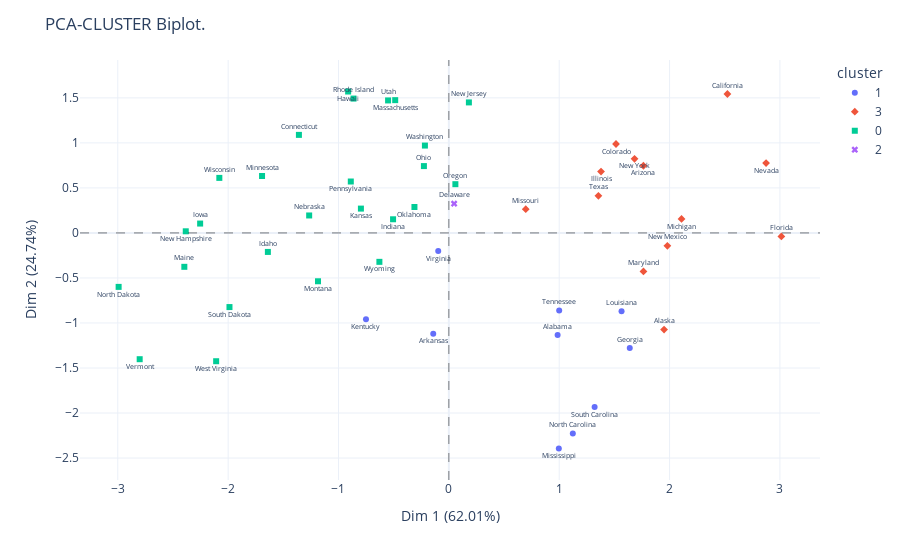

The notebook cell this image was saved under:
### Code cell
# Cluster de cada registro.
labels2 = cluster2.labels_
# Plot con 4 clusters.
cluster_biplot(pca, USArrests, labels2, size_text=6.5)

### Figure 1 — Plotly figure (JSON) as saved in the notebook; plotly's stock layout.template omitted (floating-point values rounded to 4 significant figures)
{"data": [{"hovertemplate": "<b>%{hovertext}</b><br><br>cluster=1<br>x=%{x}<br>y=%{y}<br>Indice=%{text}<extra></extra>", "hovertext": ["Alabama", "Arkansas", "Georgia", "Kentucky", "Louisiana", "Mississippi", "North Carolina", "South Carolina", "Tennessee", "Virginia"], "legendgroup": "1", "marker": {"color": "#636efa", "symbol": "circle"}, "mode": "markers+text", "name": "1", "orientation": "v", "showlegend": true, "text": ["Alabama", "Arkansas", "Georgia", "Kentucky", "Louisiana", "Mississippi", "North Carolina", "South Carolina", "Tennessee", "Virginia"], "textfont": {"size": 6.5}, "textposition": ["top center", "bottom center", "top center", "bottom center", "top center", "bottom center", "top center", "bottom center", "top center", "bottom center", "top center", "bottom center", "top center", "bottom center", "top center", "bottom center", "top center", "bottom center", "top center", "bottom center", "top center", "bottom center", "top center", "bottom center", "top center", "bottom center", "top center", "bottom center", "top center", "bottom center", "top center", "bottom center", "top center", "bottom center", "top center", "bottom center", "top center", "bottom center", "top center", "bottom center", "top center", "bottom center", "top center", "bottom center", "top center", "bottom center", "top center", "bottom center", "top center", "bottom center"], "type": "scatter", "x": [0.9856, -0.1414, 1.639, -0.7509, 1.565, 0.9965, 1.123, 1.321, 0.9997, -0.09633], "xaxis": "x", "y": [-1.133, -1.12, -1.279, -0.9584, -0.8711, -2.394, -2.228, -1.933, -0.8603, -0.1997], "yaxis": "y"}, {"hovertemplate": "<b>%{hovertext}</b><br><br>cluster=3<br>x=%{x}<br>y=%{y}<br>Indice=%{text}<extra></extra>", "hovertext": ["Alaska", "Arizona", "California", "Colorado", "Florida", "Illinois", "Maryland", "Michigan", "Missouri", "Nevada", "New Mexico", "New York", "Texas"], "legendgroup": "3", "marker": {"color": "#EF553B", "symbol": "diamond"}, "mode": "markers+text", "name": "3", "orientation": "v", "showlegend": true, "text": ["Alaska", "Arizona", "California", "Colorado", "Florida", "Illinois", "Maryland", "Michigan", "Missouri", "Nevada", "New Mexico", "New York", "Texas"], "textfont": {"size": 6.5}, "textposition": ["top center", "bottom center", "top center", "bottom center", "top center", "bottom center", "top center", "bottom center", "top center", "bottom center", "top center", "bottom center", "top center", "bottom center", "top center", "bottom center", "top center", "bottom center", "top center", "bottom center", "top center", "bottom center", "top center", "bottom center", "top center", "bottom center", "top center", "bottom center", "top center", "bottom center", "top center", "bottom center", "top center", "bottom center", "top center", "bottom center", "top center", "bottom center", "top center", "bottom center", "top center", "bottom center", "top center", "bottom center", "top center", "bottom center", "top center", "bottom center", "top center", "bottom center"], "type": "scatter", "x": [1.95, 1.763, 2.524, 1.515, 3.013, 1.379, 1.763, 2.108, 0.6968, 2.874, 1.98, 1.683, 1.355], "xaxis": "x", "y": [-1.073, 0.746, 1.543, 0.9876, -0.03923, 0.6818, -0.4277, 0.1554, 0.2634, 0.7756, -0.1428, 0.8232, 0.4125], "yaxis": "y"}, {"hovertemplate": "<b>%{hovertext}</b><br><br>cluster=0<br>x=%{x}<br>y=%{y}<br>Indice=%{text}<extra></extra>", "hovertext": ["Connecticut", "Hawaii", "Idaho", "Indiana", "Iowa", "Kansas", "Maine", "Massachusetts", "Minnesota", "Montana", "Nebraska", "New Hampshire", "New Jersey", "North Dakota", "Ohio", "Oklahoma", "Oregon", "Pennsylvania", "Rhode Island", "South Dakota", "Utah", "Vermont", "Washington", "West Virginia", "Wisconsin", "Wyoming"], "legendgroup": "0", "marker": {"color": "#00cc96", "symbol": "square"}, "mode": "markers+text", "name": "0", "orientation": "v", "showlegend": true, "text": ["Connecticut", "Hawaii", "Idaho", "Indiana", "Iowa", "Kansas", "Maine", "Massachusetts", "Minnesota", "Montana", "Nebraska", "New Hampshire", "New Jersey", "North Dakota", "Ohio", "Oklahoma", "Oregon", "Pennsylvania", "Rhode Island", "South Dakota", "Utah", "Vermont", "Washington", "West Virginia", "Wisconsin", "Wyoming"], "textfont": {"size": 6.5}, "textposition": ["top center", "bottom center", "top center", "bottom center", "top center", "bottom center", "top center", "bottom center", "top center", "bottom center", "top center", "bottom center", "top center", "bottom center", "top center", "bottom center", "top center", "bottom center", "top center", "bottom center", "top center", "bottom center", "top center", "bottom center", "top center", "bottom center", "top center", "bottom center", "top center", "bottom center", "top center", "bottom center", "top center", "bottom center", "top center", "bottom center", "top center", "bottom center", "top center", "bottom center", "top center", "bottom center", "top center", "bottom center", "top center", "bottom center", "top center", "bottom center", "top center", "bottom center"], "type": "scatter", "x": [-1.359, -0.9127, -1.64, -0.5055, -2.254, -0.7969, -2.397, -0.4862, -1.693, -1.185, -1.266, -2.384, 0.1816, -2.992, -0.226, -0.3118, 0.05912, -0.8884, -0.8638, -1.988, -0.5506, -2.801, -0.2169, -2.109, -2.08, -0.6294], "xaxis": "x", "y": [1.089, 1.57, -0.211, 0.1516, 0.1041, 0.2702, -0.3764, 1.474, 0.6323, -0.5369, 0.194, 0.01808, 1.45, -0.5991, 0.7422, 0.2879, 0.5414, 0.5711, 1.492, -0.8233, 1.472, -1.402, 0.9701, -1.425, 0.6113, -0.321], "yaxis": "y"}, {"hovertemplate": "<b>%{hovertext}</b><br><br>cluster=2<br>x=%{x}<br>y=%{y}<br>Indice=%{text}<extra></extra>", "hovertext": ["Delaware"], "legendgroup": "2", "marker": {"color": "#ab63fa", "symbol": "x"}, "mode": "markers+text", "name": "2", "orientation": "v", "showlegend": true, "text": ["Delaware"], "textfont": {"size": 6.5}, "textposition": ["top center", "bottom center", "top center", "bottom center", "top center", "bottom center", "top center", "bottom center", "top center", "bottom center", "top center", "bottom center", "top center", "bottom center", "top center", "bottom center", "top center", "bottom center", "top center", "bottom center", "top center", "bottom center", "top center", "bottom center", "top center", "bottom center", "top center", "bottom center", "top center", "bottom center", "top center", "bottom center", "top center", "bottom center", "top center", "bottom center", "top center", "bottom center", "top center", "bottom center", "top center", "bottom center", "top center", "bottom center", "top center", "bottom center", "top center", "bottom center", "top center", "bottom center"], "type": "scatter", "x": [0.04771], "xaxis": "x", "y": [0.3254], "yaxis": "y"}], "layout": {"legend": {"title": {"text": "cluster"}, "tracegroupgap": 0}, "margin": {"t": 60}, "shapes": [{"line": {"color": "black", "dash": "dash", "width": 0.5}, "type": "line", "x0": 0, "x1": 1, "xref": "x domain", "y0": 0, "y1": 0, "yref": "y"}, {"line": {"color": "black", "dash": "dash", "width": 0.5}, "type": "line", "x0": 0, "x1": 0, "xref": "x", "y0": 0, "y1": 1, "yref": "y domain"}], "title": {"text": "PCA-CLUSTER Biplot."}, "xaxis": {"anchor": "y", "domain": [0, 1], "range": [-3.342, 3.363], "title": {"text": "Dim 1 (62.01%)"}}, "yaxis": {"anchor": "x", "domain": [0, 1], "range": [-2.744, 1.92], "title": {"text": "Dim 2 (24.74%)"}}}}
